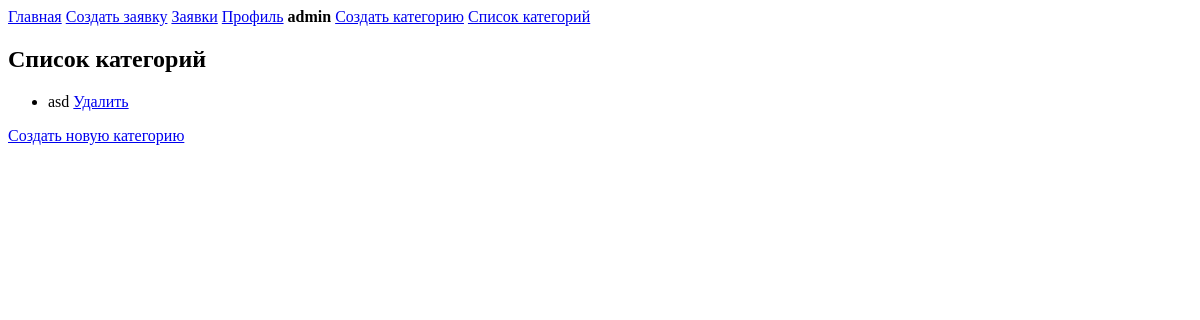
/Design.Pro/categories/ (signed in), run on an earlier commit of the app's database.
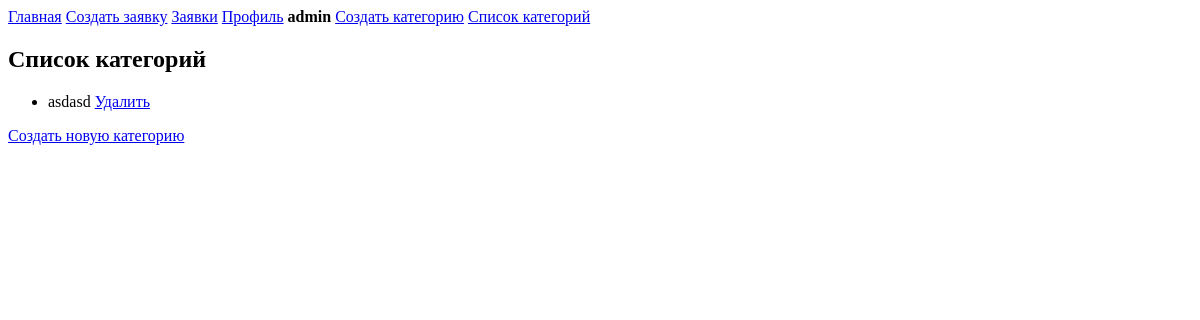
And on a later commit of the database.
### main/models.py (models this page shows, shortened)
class Category(models.Model):
    name = models.CharField(max_length=100, unique=True)

### main/views.py (the view)
# urls.py: path('categories/', views.category_list, name='category_list'),
def category_list(request):
    categories = Category.objects.all()
    return render(request, 'main/category_list.html', {'categories': categories})

### main/templates/main/category_list.html
{% extends 'basic.html' %}
{% block content %}
<h2>Список категорий</h2>
<ul>
    {% for category in categories %}
        <li>
            {{ category.name }}
            <a href="{% url 'delete_category' category.id %}">Удалить</a>
        </li>
    {% endfor %}
</ul>
<a href="{% url 'create_category' %}">Создать новую категорию</a>
{% endblock %}

What changed in the data, as far as the page shows it:
changed Category: name "asd" → "asdasd"
